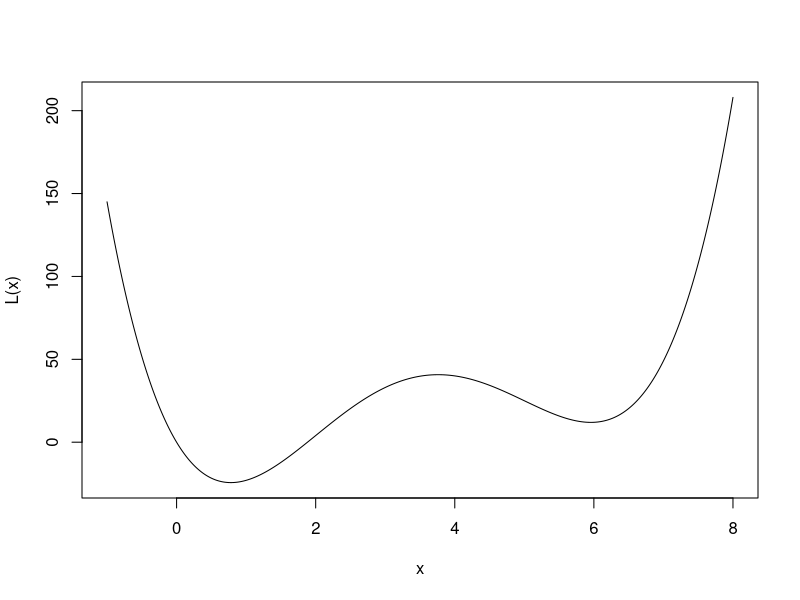
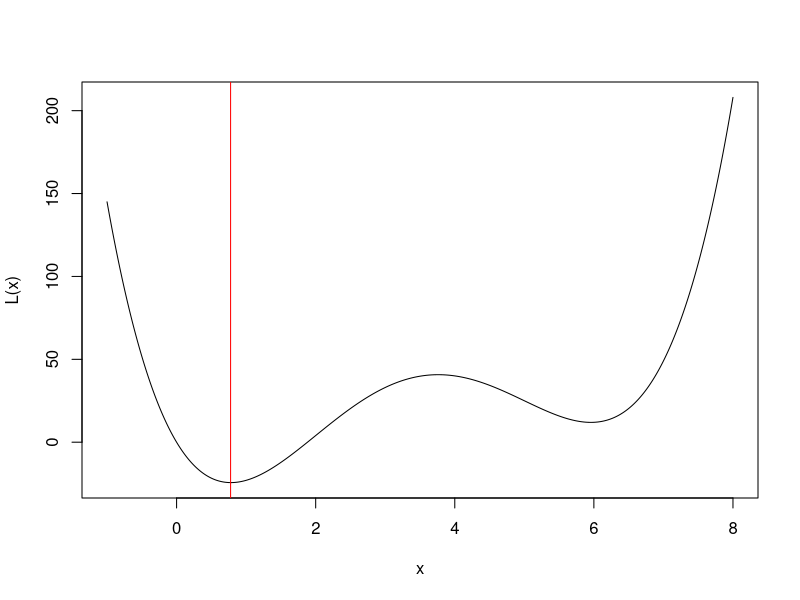
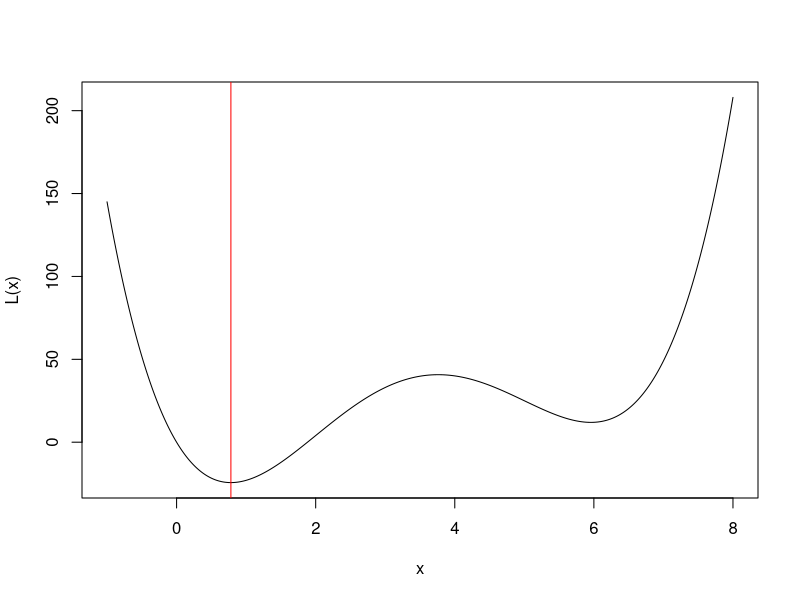
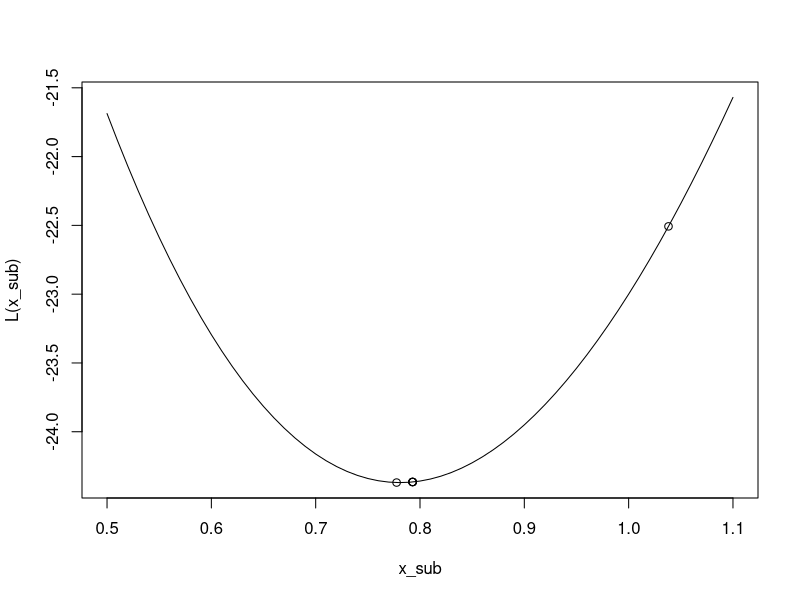
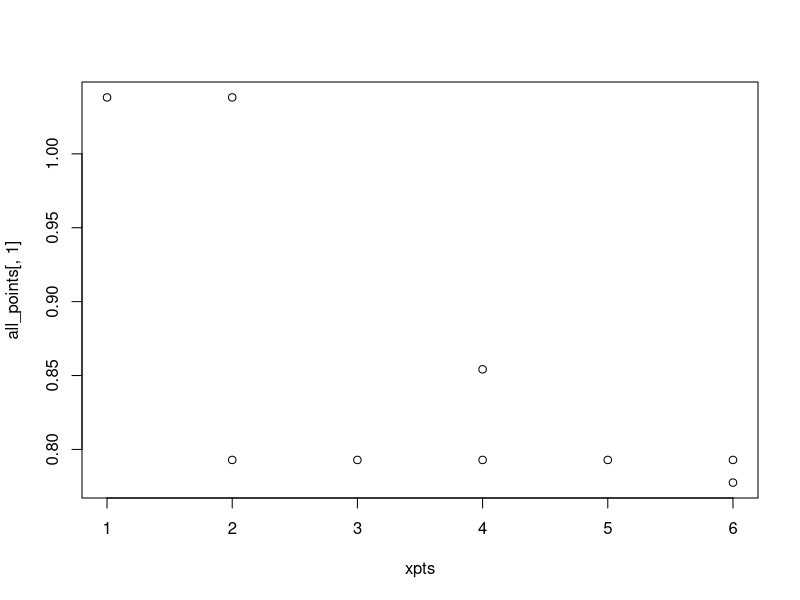
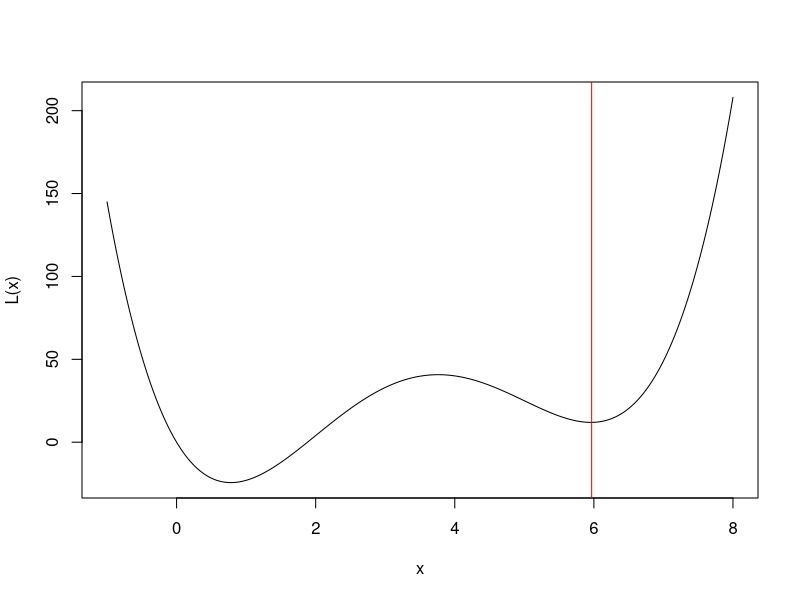
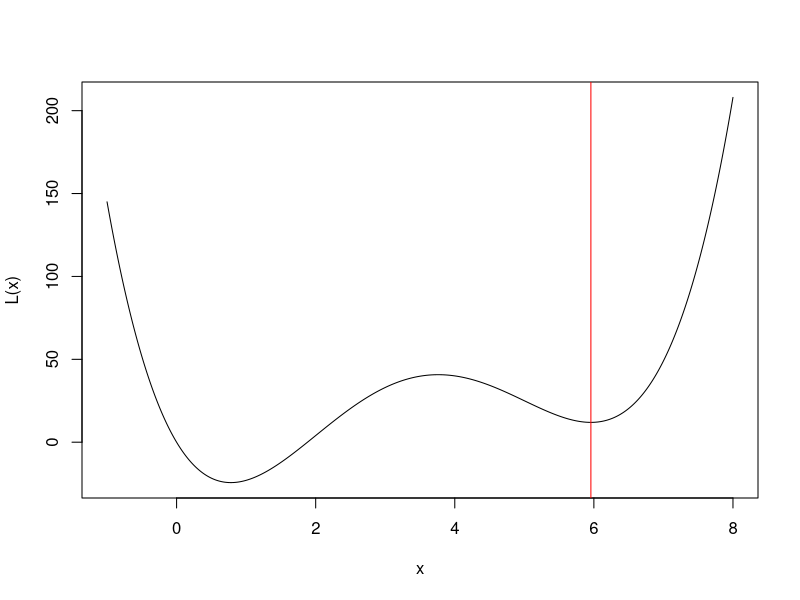
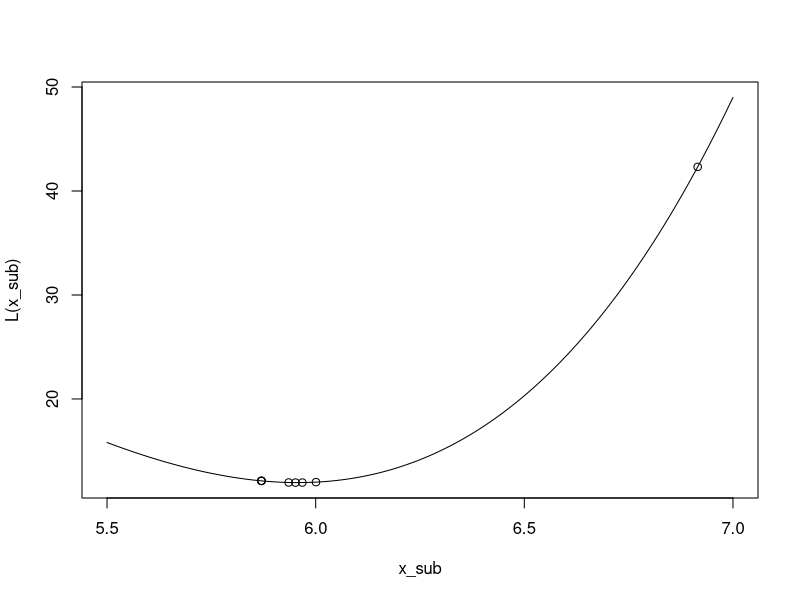

The R script that drew these images, in order:
## ---- chunk 1
set.seed(42)
## ---- chunk 2
L <- function(x) {
    x^4 - 14*x^3 + 60*x^2 - 70*x
}
## ---- chunk 3
# plot function
x <- seq(-1, 8, 0.001)
plot(x, L(x), type="l")
## ---- chunk 4
example_nm <- function(par=c(0, 2), fn = L, return_points=FALSE) {
    # parameters
    alpha <- 1
    gamma <- 2
    rho <- 0.5
    sigma <- 0.5
    
    # termination criteria
    max_term <- 100
    sd_threshold <- 0.01
    
    dim <- 2
    points <- runif(dim, min=par[1], max=par[2])
    
    point_mat <- NA
    
    iter <- 1
    while(sd(points) >= sd_threshold & iter <= max_term) {
        # Order points
        points <- points[order(fn(points))]
        if (return_points) {
            if (iter == 1) {
                point_mat <- matrix(points, nrow=1, ncol=dim)
            } else {
                point_mat <- rbind(point_mat, matrix(points, nrow=1, ncol=dim))
            }
        }
        
        # Compute centroid - this is merely the first point (2 points only)
        centroid <- points[1:dim-1] / (dim-1)
        # Reflect about centroid
        reflected_point <- centroid +  alpha * (centroid - points[dim])
        val_r <- fn(reflected_point)
        # don't need to check reflected
        # criteria; if better than x_n but not better than x_1; isn't possible
        # since x_1 = x_n here
        
        # Expand step
        if (val_r < fn(points[1])) {
            expanded <- centroid + gamma * (reflected_point - centroid)
            if (fn(expanded) < val_r) {
                points[dim] <- expanded
            } else {
                points[dim] <- reflected_point
            }
        } else {
            contracted <- centroid + rho * (reflected_point - centroid)
            if (fn(contracted) < fn(points[dim])) {
                # contract
                points[dim] <- contracted
            } else {
                # shrink
                points <- points[1] + sigma * (points - points[1])
            }
        }
        # next iteration
        iter <- iter + 1
    }
    if (return_points) {
        return(point_mat)
    }
    return(points[1])
}
## ---- chunk 5
print(example_nm())
plot(x, L(x), type="l")
abline(v=example_nm(), col="red")
## ---- chunk 6
my_loss <- function(x) {
    L(x)[1]
}
val <- optim(par = c(0, 2), fn = my_loss, method="Nelder-Mead")$par[1]
print(val)
plot(x, L(x), type="l")
abline(v=val, col="red")
## ---- chunk 7
all_points <- example_nm(return_points = TRUE)
best_points <- all_points[,1]
print(best_points)
x_sub <- seq(0.5, 1.1, 0.01)
plot(x_sub, L(x_sub), type="l")
points(best_points, L(best_points))
## ---- chunk 8
xpts <- 1:length(best_points)
plot(xpts, all_points[,1])
points(xpts, all_points[,2])
## ---- chunk 9
print(example_nm(par=c(6,8)))
plot(x, L(x), type="l")
abline(v=example_nm(par=c(6,8)), col="red")
## ---- chunk 10
my_loss <- function(x) {
    L(x)[1]
}
val <- optim(par = c(6, 8), fn = my_loss, method="Nelder-Mead")$par[1]
print(val)
plot(x, L(x), type="l")
abline(v=val, col="red")
## ---- chunk 11
all_points <- example_nm(par = c(6,8), return_points = TRUE)
best_points <- all_points[,1]
print(best_points)
x_sub <- seq(5.5, 7, 0.01)
plot(x_sub, L(x_sub), type="l")
points(best_points, L(best_points))
## ---- chunk 12
xpts <- 1:length(best_points)
plot(xpts, all_points[,1])
points(xpts, all_points[,2])
## ---- chunk 13
L_prime <- function(x) {
    4*x^3 - 14*3*x^2 + 120*x - 70
}

L_prime_2 <- function(x) {
    12*x^2 - 14*6*x + 120
}
## ---- chunk 14
# plot function
x <- seq(-1, 8, 0.001)
plot(x, L_prime(x), type="l")
## ---- chunk 15
example_newton <- function(init_area=c(0, 2), return_points=FALSE) {
    # termination criteria
    diff_threshold <- 0.01
    
    point <- runif(1, init_area[1], init_area[2])
    point_mat <- NA
    
    diff <- 1
    iter <- 1
    while(diff > diff_threshold) {
        # store iteration
          if (return_points) {
              if (iter == 1) {
                  points <- c(point)
                  point_mat <- matrix(points, nrow=1, ncol=1)
              } else {
                  points <- c(point)
                  point_mat <- rbind(point_mat, matrix(points, nrow=1, ncol=1))
              }
          }
        
        point_new <- point - L_prime(point) / L_prime_2(point)
        diff <- abs(L(point) - L(point_new))
        point <- point_new
        iter <- iter + 1
    }
    if (return_points) {
        return(point_mat)
    }
    return(point)
}
## ---- chunk 16
print(example_newton())
plot(x, L(x), type="l")
abline(v=example_nm(), col="red")
## ---- chunk 17
my_loss <- function(x) {
    L(x)[1]
}
val <- optim(par = c(0, 2), fn = my_loss, method="Nelder-Mead")$par[1]
print(val)
plot(x, L(x), type="l")
abline(v=val, col="red")
## ---- chunk 18
all_points <- example_newton(return_points = TRUE)
best_points <- all_points[,1]
print(best_points)
x_sub <- seq(-6, 2, 0.01)
plot(x_sub, L(x_sub), type="l")
points(best_points, L(best_points))
## ---- chunk 19
xpts <- 1:length(best_points)
ypts <- best_points
plot(xpts, ypts)
## ---- chunk 20
print(example_newton(init_area=c(6,8)))
plot(x, L(x), type="l")
abline(v=example_newton(init_area=c(6,8)), col="red")
## ---- chunk 21
my_loss <- function(x) {
    L(x)[1]
}
val <- optim(par = c(6, 8), fn = my_loss, method="Nelder-Mead")$par[1]
print(val)
plot(x, L(x), type="l")
abline(v=val, col="red")
## ---- chunk 22
all_points <- example_newton(init_area = c(6,8), return_points = TRUE)
best_points <- all_points[,1]
print(best_points)
x_sub <- seq(5.5, 7, 0.01)
plot(x_sub, L(x_sub), type="l")
points(best_points, L(best_points))
## ---- chunk 23
xpts <- 1:length(best_points)
ypts <- best_points
plot(xpts, ypts)
## ---- chunk 24
N <- 300
beta_1 <- 1
beta_2 <- 0.1

Z_1 <- function(n) {
  return(rnorm(n, -1, 0.5))
}
Z_2 <- function(n) {
  return(rnorm(n, 1, 0.5))
}
error <- function(n) {
  return(rnorm(n, 0, 0.1))
}

Z_1_vals <- Z_1(N)
Z_2_vals <- Z_2(N)
err_vals <- error(N)
Y <- beta_1*Z_1_vals + beta_2*Z_2_vals + err_vals
## ---- chunk 25
L <- function(beta=c(1,0.1),lambda=1) {
  inner <- Y - beta[1]*Z_1_vals - beta[2]*Z_2_vals
  mean(inner^2) + abs(beta[1])*lambda + abs(beta[2])*lambda
}
## ---- chunk 26
nm_reg <- function(par=c(0, 1), fn=L, lambda=1, return_points=FALSE) {
    # parameters
    alpha <- 1
    gamma <- 2
    rho <- 0.5
    sigma <- 0.5
    
    # termination criteria
    max_term <- 100
    sd_threshold <- 0.01
    
    dim <- 3
    points_x <- runif(dim, min=par[1], max=par[2])
    points_y <- runif(dim, min=par[1], max=par[2])
    
    point_mat <- NA
    
    ## UPDATE BELOW
    
    iter <- 1
    while(sd(points) >= sd_threshold & iter <= max_term) {
        # Order points
        points <- points[order(fn(points))]
        if (return_points) {
            if (iter == 1) {
                point_mat <- matrix(points, nrow=1, ncol=dim)
            } else {
                point_mat <- rbind(point_mat, matrix(points, nrow=1, ncol=dim))
            }
        }
        
        # Compute centroid - this is merely the first point (2 points only)
        centroid <- points[1:dim-1] / (dim-1)
        # Reflect about centroid
        reflected_point <- centroid +  alpha * (centroid - points[dim])
        val_r <- fn(reflected_point)
        # don't need to check reflected
        # criteria; if better than x_n but not better than x_1; isn't possible
        # since x_1 = x_n here
        
        # Expand step
        if (val_r < fn(points[1])) {
            expanded <- centroid + gamma * (reflected_point - centroid)
            if (fn(expanded) < val_r) {
                points[dim] <- expanded
            } else {
                points[dim] <- reflected_point
            }
        } else {
            contracted <- centroid + rho * (reflected_point - centroid)
            if (fn(contracted) < fn(points[dim])) {
                # contract
                points[dim] <- contracted
            } else {
                # shrink
                points <- points[1] + sigma * (points - points[1])
            }
        }
        # next iteration
        iter <- iter + 1
    }
    if (return_points) {
        return(point_mat)
    }
    return(points[1])
}
